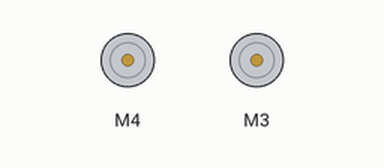
A sketch run on a simulated Arduino Uno, built with avr-gcc and run on an emulated ATmega328P. On the bench: 2 × DC motor (green arrow = forward, orange = backward, longer = faster). What the sketch prints to the serial monitor is not drawn.

Above: at 0.2 s.
Timing chart, 0 to 5.8 s (numbered marks = the images above):
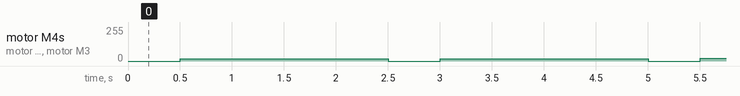

The sketch:

deadbanding.ino
```cpp
#include <Wire.h>
#include <Adafruit_MotorShield.h>
#include "utility/Adafruit_MS_PWMServoDriver.h"

Adafruit_MotorShield AFMS = Adafruit_MotorShield();
Adafruit_DCMotor *myMotor = AFMS.getMotor(4);
Adafruit_DCMotor *myMotor2 = AFMS.getMotor(3);

int test = 17;

void setup() {
  // put your setup code here, to run once:
  AFMS.begin();
  Serial.begin(9600);
}


void loop() {
  // put your main code here, to run repeatedly:
  Serial.println(test);
  myMotor->setSpeed(0);
  myMotor2->setSpeed(0);
  myMotor->run(RELEASE);
  myMotor2->run(RELEASE);
  delay(500);
  Serial.println("running");
  myMotor->setSpeed(test);
  myMotor->run(FORWARD);
  myMotor2->setSpeed(test);
  myMotor2->run(FORWARD);
  delay(2000);
  test = test + 1;
}
```
